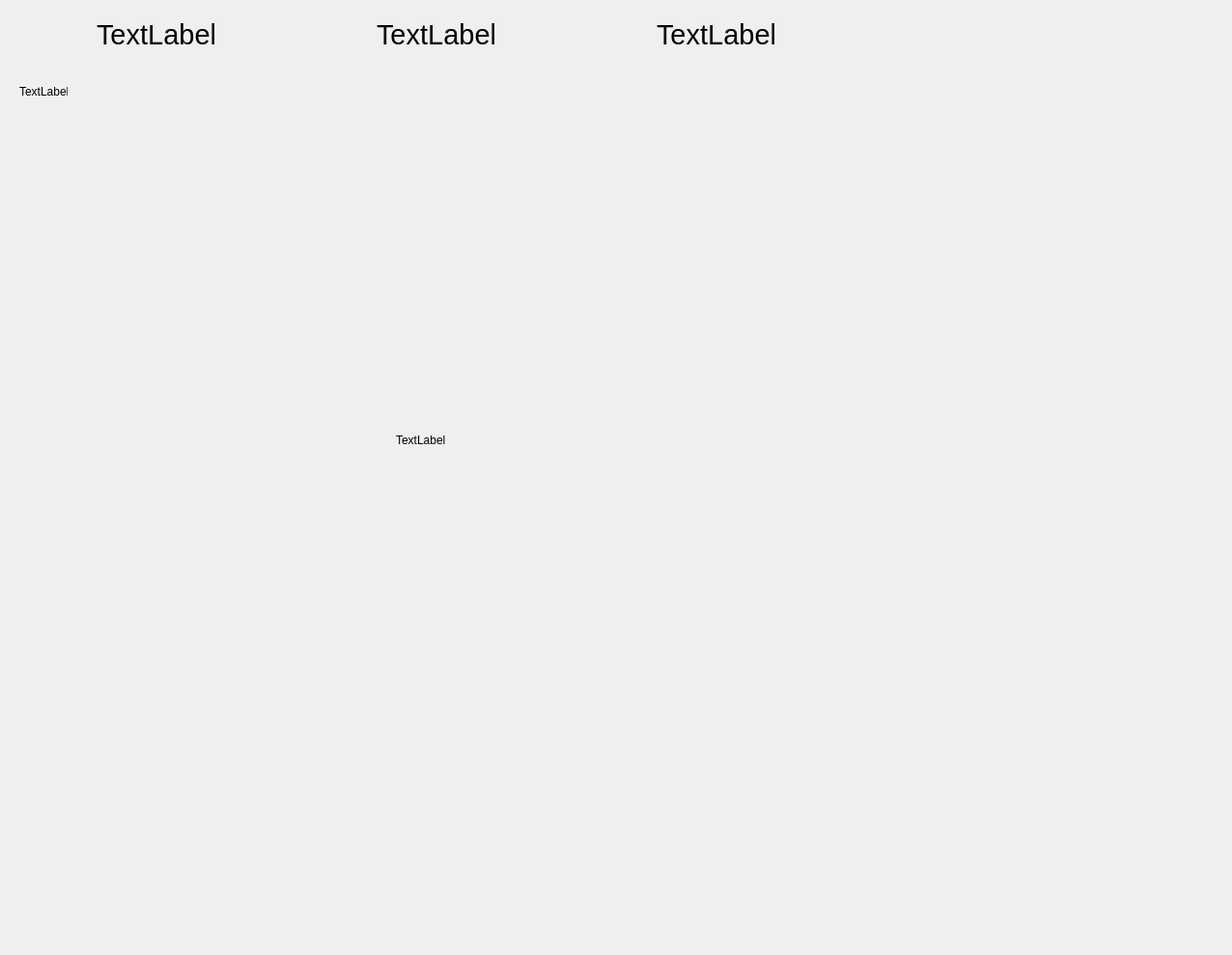
<?xml version="1.0" encoding="UTF-8"?>
<ui version="4.0">
 <class>MainWindowDesign</class>
 <widget class="QMainWindow" name="MainWindowDesign">
  <property name="geometry">
   <rect>
    <x>0</x>
    <y>0</y>
    <width>1276</width>
    <height>989</height>
   </rect>
  </property>
  <property name="windowTitle">
   <string>QRosApp</string>
  </property>
  <property name="windowIcon">
   <iconset resource="../resources/images.qrc">
    <normaloff>:/images/icon.png</normaloff>:/images/icon.png</iconset>
  </property>
  <property name="locale">
   <locale language="English" country="Australia"/>
  </property>
  <widget class="QWidget" name="centralwidget">
   <widget class="QLabel" name="label_map">
    <property name="geometry">
     <rect>
      <x>20</x>
      <y>70</y>
      <width>50</width>
      <height>50</height>
     </rect>
    </property>
    <property name="sizePolicy">
     <sizepolicy hsizetype="Preferred" vsizetype="Preferred">
      <horstretch>128</horstretch>
      <verstretch>0</verstretch>
     </sizepolicy>
    </property>
    <property name="text">
     <string>TextLabel</string>
    </property>
   </widget>
   <widget class="QLabel" name="label_food">
    <property name="geometry">
     <rect>
      <x>100</x>
      <y>10</y>
      <width>221</width>
      <height>51</height>
     </rect>
    </property>
    <property name="font">
     <font>
      <pointsize>22</pointsize>
     </font>
    </property>
    <property name="text">
     <string>TextLabel</string>
    </property>
   </widget>
   <widget class="QLabel" name="label_zombie_count">
    <property name="geometry">
     <rect>
      <x>390</x>
      <y>10</y>
      <width>221</width>
      <height>51</height>
     </rect>
    </property>
    <property name="font">
     <font>
      <pointsize>22</pointsize>
     </font>
    </property>
    <property name="text">
     <string>TextLabel</string>
    </property>
   </widget>
   <widget class="QLabel" name="label_game_status">
    <property name="geometry">
     <rect>
      <x>680</x>
      <y>10</y>
      <width>221</width>
      <height>51</height>
     </rect>
    </property>
    <property name="font">
     <font>
      <pointsize>22</pointsize>
     </font>
    </property>
    <property name="text">
     <string>TextLabel</string>
    </property>
   </widget>
   <widget class="QLabel" name="label_game_message">
    <property name="geometry">
     <rect>
      <x>410</x>
      <y>390</y>
      <width>401</width>
      <height>131</height>
     </rect>
    </property>
    <property name="text">
     <string>TextLabel</string>
    </property>
   </widget>
  </widget>
  <action name="action_Quit">
   <property name="text">
    <string>&amp;Quit</string>
   </property>
   <property name="shortcut">
    <string>Ctrl+Q</string>
   </property>
   <property name="shortcutContext">
    <enum>Qt::ApplicationShortcut</enum>
   </property>
  </action>
  <action name="action_Preferences">
   <property name="text">
    <string>&amp;Preferences</string>
   </property>
  </action>
  <action name="actionAbout">
   <property name="text">
    <string>&amp;About</string>
   </property>
  </action>
  <action name="actionAbout_Qt">
   <property name="text">
    <string>About &amp;Qt</string>
   </property>
  </action>
 </widget>
 <resources>
  <include location="../resources/images.qrc"/>
 </resources>
 <connections>
  <connection>
   <sender>action_Quit</sender>
   <signal>triggered()</signal>
   <receiver>MainWindowDesign</receiver>
   <slot>close()</slot>
   <hints>
    <hint type="sourcelabel">
     <x>-1</x>
     <y>-1</y>
    </hint>
    <hint type="destinationlabel">
     <x>399</x>
     <y>299</y>
    </hint>
   </hints>
  </connection>
 </connections>
</ui>
